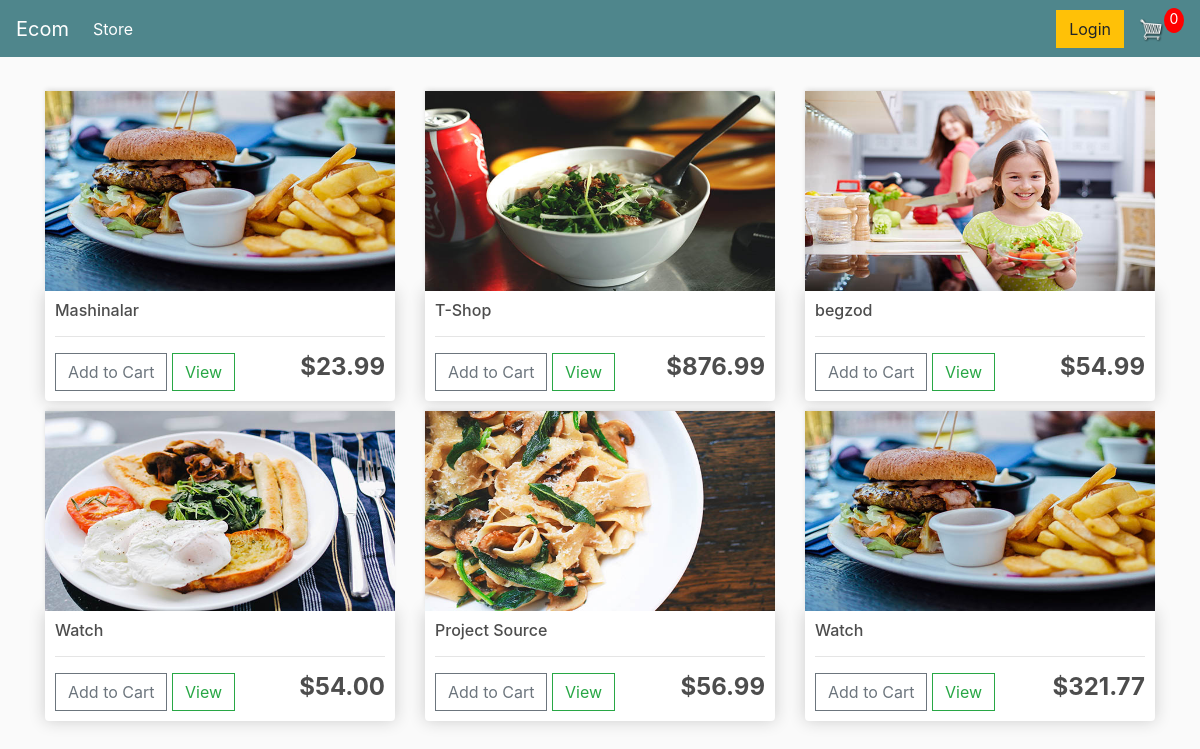
/, run on an earlier commit of the app's database.
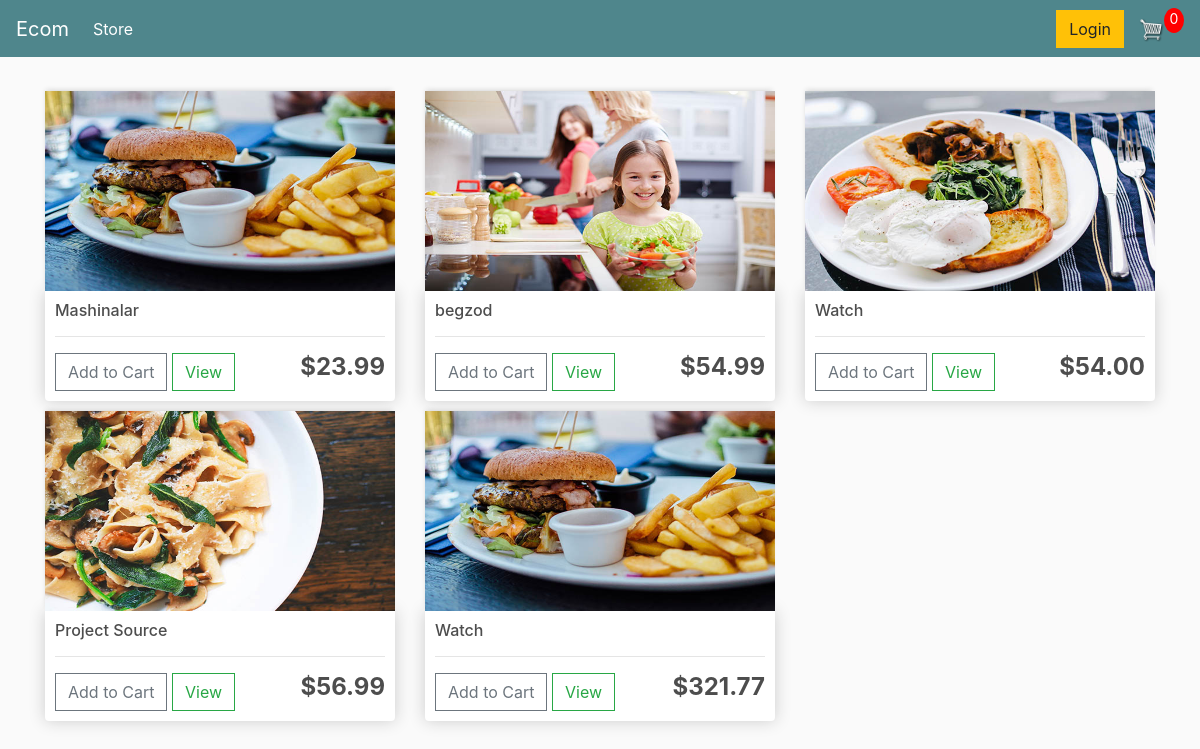
And on a later commit of the database.
### store/models.py (models this page shows, shortened)
class Product(models.Model):
    name = models.CharField(max_length=200, null=True)
    price = models.FloatField()
    digital = models.BooleanField(default=False, null=True, blank=False)  # raqamli
    image = models.ImageField(null=True, blank=True)

### store/views.py (the view)
# urls.py: path('', include('store.urls')),
def store(request):
    if request.user.is_authenticated:
        customer = request.user.customer
        order, created = models.Order.objects.get_or_create(customer=customer, complate=False)
        items = order.orderitem_set.all()
        cartItems = order.get_cart_item
    else:
        items = []
        order = {'get_cart_total': 0, 'get_cart_item': 0}
        cartItems = order['get_cart_item']
    items = models.Product.objects.all()
    context = {'items': items, 'cartItems': cartItems, 'shipping': False}
    return render(request, 'store/store.html', context)

### store/templates/store/store.html
{% extends 'store/main.html' %}
{% load static %}
{% block content %}
    <div class="row">
        {% for product in items %}
            <div class="col-lg-4">
                <img class="thumbnail" src="{{ product.image.url }}">
                <div class="box-element product">
                    <h6>{{ product.name }}</h6>
                    <hr>
                    <button data-product={{ product.id }} data-action="add"  class="btn btn-outline-secondary add-btn update-cart">Add to Cart</button>
                    <a class="btn btn-outline-success" href="#">View</a>
                    <h4 style="display: inline-block; float: right"><strong>${{ product.price|floatformat:2 }}</strong>
                    </h4>
                </div>
            </div>
        {% endfor %}
    </div>
{% endblock content %}

### store/templates/store/main.html (shortened to what this page needs)
{% load static %}
<!DOCTYPE html>
<html lang="en">
<head>
    <link rel="stylesheet" href="{% static 'css/main.css' %}">
    <link rel="stylesheet" href="https://stackpath.bootstrapcdn.com/bootstrap/4.4.1/css/bootstrap.min.css"
>
    <link rel="stylesheet" type="text/css" href="{% static 'css/main.css' %}">
</head>
<body>
<nav class="navbar navbar-expand-lg navbar-dark bg-dark">
    <a class="navbar-brand" href="{% url 'store' %}">Ecom</a>
    <div class="collapse navbar-collapse" id="navbarSupportedContent">
        <ul class="navbar-nav mr-auto">
            <li class="nav-item active">
                <a class="nav-link" href="{% url 'store' %}">Store <span class="sr-only">(current)</span></a>
            </li>
        </ul>
        <div class="form-inline my-2 my-lg-0">
            <a href="#" class="btn btn-warning">Login</a>
            <a href="{% url 'cart' %}">
                <img id="cart-icon" src="{% static 'image/6+cart.png' %}">
            </a>
            <p id="cart-total">{{ cartItems }}</p>
        </div>
    </div>
</nav>
<div class="container">
    <br>
    {% block content %}
    {% endblock content %}
</div>
</body>
</html>

### ecommerce/static/css/main.css (style rules this page uses)
body { background-color: hsl(0, 0%, 98%); }
h1,h2,h3,h4,h5,h6 { color:hsl(0, 0%, 30%); }
.box-element { box-shadow:hsl(0, 0%, 80%) 0 0 16px; background-color: #fff; border-radius: 4px; padding: 10px; }
.thumbnail { width: 100%; height: 200px; -webkit-box-shadow: -1px -3px 5px -2px rgba(214,214,214,1); -moz-box-shadow: -1px -3px 5px -2px rgba(214,214,214,1); box-shadow: -1px -3px 5px -2px rgba(214,214,214,1); }
.product { border-radius: 0 0 4px 4px; }
.bg-dark { background-color: #4f868c!important; }
#cart-icon { width:25px; display: inline-block; margin-left: 15px; }
#cart-total { display: block; text-align: center; color:#fff; background-color: red; width: 20px; height: 25px; border-radius: 50%; font-size: 14px; }
.col-lg-4, .col-lg-6, .col-lg-8, .col-lg-12 { margin-top: 10px; }
.btn { border-radius: 0; }

What changed in the data, as far as the page shows it:
removed Product: image (picture), name "T-Shop", price "876.99"
